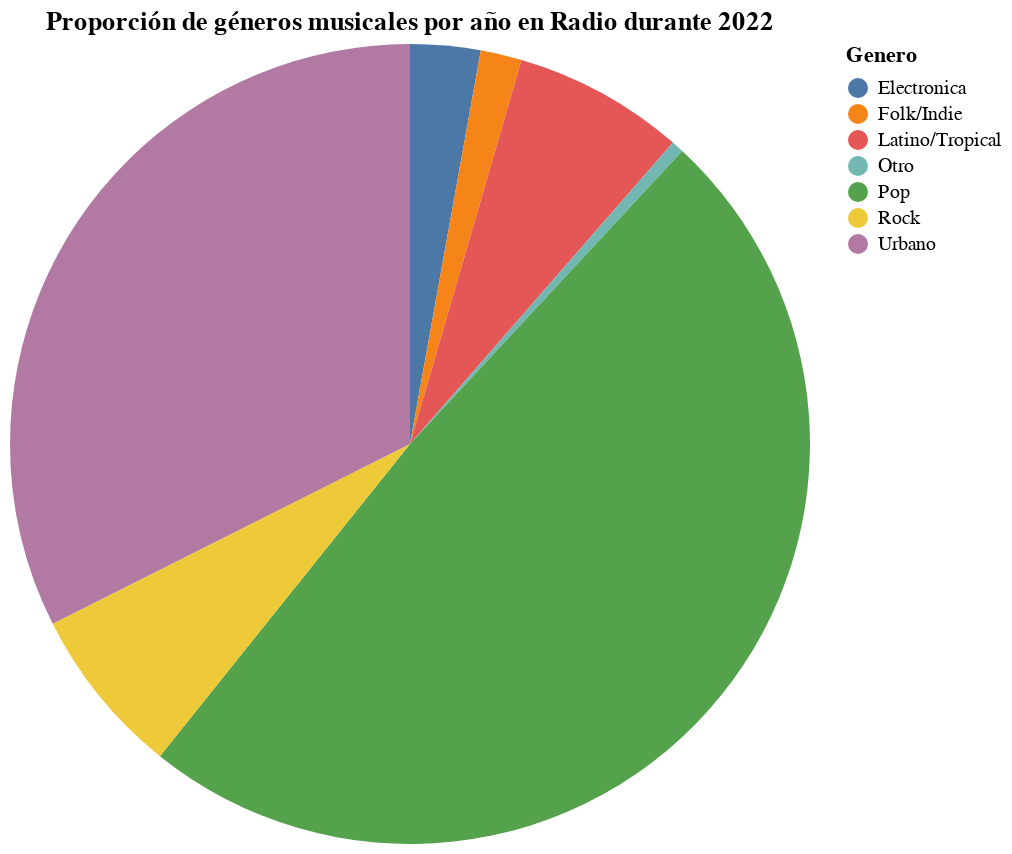

The notebook cell saved with this chart:
### Code cell
import pandas as pd
import altair as alt

df = pd.read_csv("Radio2022Listo.csv", sep=";", encoding="utf-8", engine="python")


df.columns = df.columns.str.strip()


genre_by_year = df.groupby(['Año', 'Genero']).size().reset_index(name='Cuenta')


genre_by_year['Porcentaje'] = genre_by_year.groupby('Año')['Cuenta'].transform(lambda x: x / x.sum() * 100)


input_dropdown = alt.binding_select(options=sorted(genre_by_year['Año'].unique()))
selection = alt.selection_point(fields=['Año'], bind=input_dropdown, name='Selecciona el año')


pie = alt.Chart(genre_by_year).mark_arc().encode(
    theta=alt.Theta(field='Porcentaje', type='quantitative'),
    color=alt.Color(field='Genero', type='nominal'),
    tooltip=['Genero', 'Cuenta', alt.Tooltip('Porcentaje', format='.1f')]
).add_params(
    selection
).transform_filter(
    selection
).properties(
    width=400,
    height=400,
    title='Proporción de géneros musicales por año en Radio durante 2022'
)


pie.show()
pie.save("grafico_generos_radio_2022.html")

### Figure 1 — Vega-Lite specification as saved in the notebook (floating-point values rounded to 4 significant figures)
{"config": {"view": {"continuousWidth": 300, "continuousHeight": 300}}, "data": {"name": "data-8e8050fe3e557838d19a43a160787834"}, "mark": {"type": "arc"}, "encoding": {"color": {"field": "Genero", "type": "nominal"}, "theta": {"field": "Porcentaje", "type": "quantitative"}, "tooltip": [{"field": "Genero", "type": "nominal"}, {"field": "Cuenta", "type": "quantitative"}, {"field": "Porcentaje", "format": ".1f", "type": "quantitative"}]}, "height": 400, "params": [{"name": "Selecciona el año", "select": {"type": "point", "fields": ["Año"]}, "bind": {"input": "select", "options": [2022.0]}}], "title": "Proporción de géneros musicales por año en Radio durante 2022", "transform": [{"filter": {"param": "Selecciona el año"}}], "width": 400, "$schema": "https://vega.github.io/schema/vega-lite/v5.20.1.json", "datasets": {"data-8e8050fe3e557838d19a43a160787834": [{"Año": 2022, "Genero": "Electronica", "Cuenta": 34, "Porcentaje": 2.833}, {"Año": 2022, "Genero": "Folk/Indie", "Cuenta": 20, "Porcentaje": 1.667}, {"Año": 2022, "Genero": "Latino/Tropical", "Cuenta": 83, "Porcentaje": 6.917}, {"Año": 2022, "Genero": "Otro", "Cuenta": 6, "Porcentaje": 0.5}, {"Año": 2022, "Genero": "Pop", "Cuenta": 586, "Porcentaje": 48.83}, {"Año": 2022, "Genero": "Rock", "Cuenta": 82, "Porcentaje": 6.833}, {"Año": 2022, "Genero": "Urbano", "Cuenta": 389, "Porcentaje": 32.42}]}}
